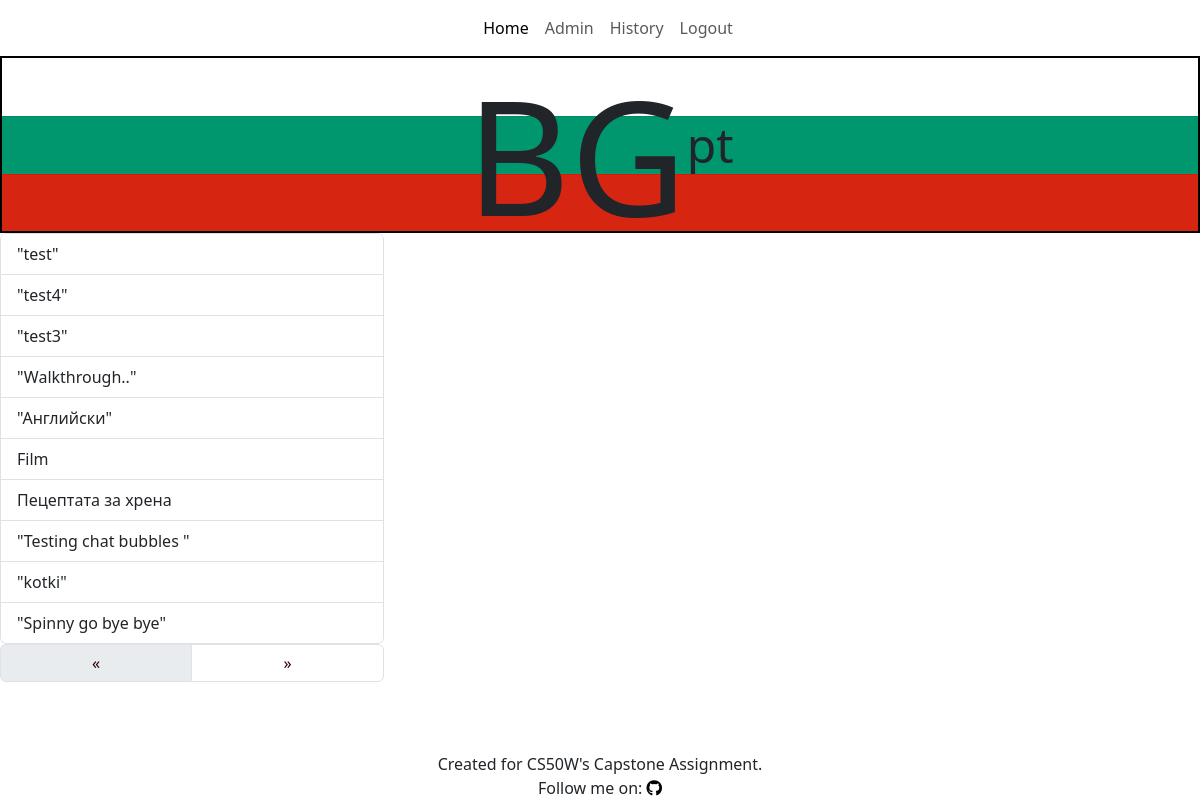
The page /history/2 (signed in) on the database its author committed.
### BGpt/models.py (models this page shows)
class User(AbstractUser):
    pass

class Chat(models.Model):
    user = models.ForeignKey("User", on_delete=models.CASCADE, related_name="chatter")
    session = models.IntegerField()
    title = models.CharField(max_length=100)
    input = models.TextField(max_length=500)
    response = models.TextField(max_length=500)
    trans_resp = models.TextField(max_length=500)
    timestamp = models.DateTimeField(auto_now_add=True)

### BGpt/views.py (the view)
# urls.py: path("history/<int:user_id>", views.history_view, name="history"),
@login_required
def history_view(request, user_id):
    try:
        user = models.User.objects.get(pk=user_id)
    except models.User.DoesNotExist:
        raise PermissionDenied
    if request.user != user:
        raise PermissionDenied
    full_hist = utils.gather_hist(user_id)
    paginator = Paginator(full_hist, 10)
    page_num = request.GET.get("page")
    page_obj = paginator.get_page(page_num)
    return render(request, "BGpt/history.html", {
        "history": page_obj
    })

### BGpt/utils.py (called while the page is built)
def gather_hist(user_id):
        hist = models.Chat.objects.filter(user=user_id).order_by('-session', 'timestamp')
        rev_hist = []
        d_hist = set()
        for session, group in groupby(hist, lambda x: x.session):
            session_group = list(group)
            if session not in d_hist:
                d_hist.add(session)
                rev_hist.append(session_group)
        return(rev_hist)

### BGpt/templates/BGpt/history.html (shortened to what this page needs)
{% extends "BGpt/layout.html" %}
{% load static %}
{% block body %}
<div id="bgpt-logo-cont">
    <h1>B</h1>
    <h1>G</h1>
    <h3>p</h3>
    <h3>t</h3>
</div>
<div class="row">
    <div class="col-4 text-truncate">
        <ul class="list-group">
            {% for sessions in history %}
                {% for h in sessions %}
                    {% ifchanged %}
                    <a class="list-group-item" data-id="ch-{{ h.session }}" href="#chat-{{ h.session }}" role="tab" aria-controls="list-{{ h.session }}">
                        <li class="title-list" id="item-{{h.session}}" >{{ h.title }}</li>
                    </a>
                    {% endifchanged %}
                {% endfor %}
            {% endfor %}
        </ul>
        <nav aria-label="Page navigation">
            <ul class="pagination">
                {% if history.has_previous %}
                <li class="page-item"><a href="?page={{ history.previous_page_number }}" class="page-link">&laquo;</a></li>
                {% else %}
                <li class="page-item disabled"><a href="?page={{ history.next_page_number }}" class="page-link">&laquo;</a></li>
                {% endif %}
                {% if history.has_next %}
                <li class="page-item"><a href="?page={{ history.next_page_number }}" class="page-link">&raquo;</a></li>
                {% else %}
                <li class="page-item disabled"><a href="?page={{ history.previous_page_number }}" class="page-link">&raquo;</a></li>
                {% endif %}
            </ul>
        </nav>
    </div>
    <div class="col-8">
    </div>
</div>
</div>
{% endblock %}

### BGpt/templates/BGpt/layout.html (shortened to what this page needs)
{% load static %}
<!DOCTYPE html>
<html lang="en">
  <head>
      <link href="{% static 'BGpt/styles.css' %}" rel="stylesheet">
      <link href="https://cdn.jsdelivr.net/npm/bootstrap@5.3.0/dist/css/bootstrap.min.css" rel="stylesheet">
      <link rel="stylesheet" href="https://cdnjs.cloudflare.com/ajax/libs/font-awesome/6.4.0/css/all.min.css">
  </head>
  <body>
      <nav class="navbar navbar-expand-lg navbar-light bg-light2">
        <div class="container-fluid">
          <div class="collapse navbar-collapse" id="navbarNavAltMarkup">
            <div class="navbar-nav">
              <a class="nav-link active" aria-current="page" href="{% url 'index' %}">Home</a>
              {% if user.is_authenticated %}
              <a class="nav-link" href="{% url 'profile' user.id %}">{{ user.username | capfirst }}</a>
              <a class="nav-link" href="{% url 'history' user.id %}">History</a>
              <a class="nav-link" href="{% url 'logout' %}">Logout</a>
              {% else %}
              <a class="nav-link" href="{% url 'login' %}">Login</a>
              <a class="nav-link" href="{% url 'register' %}">Register</a>
              {% endif %}
            </div>
          </div>
        </div>
      </nav>
      <div class="body-cont">
        {% block body %}
        {% endblock %}
      <footer>
        <div>Created for CS50W's Capstone Assignment.</div>
        <div>Follow me on: <a href="https://github.com/dermotbg" target="_blank"><i class="fa-brands fa-github" style="color: #000000;"></i></i></a></div>
      </footer>
  </body>
</html>

### BGpt/static/BGpt/styles.css (style rules this page uses)
body { display: flex; flex-direction: column; min-height: 100vh; }
body .body-cont { flex: 1; }
body .col-8 { padding-top: 10px; }
body #bgpt-logo-cont { display: flex; flex-direction: row; justify-content: center; align-items: center; background-image: url(Flag.png); border: solid 2px black; }
body #bgpt-logo-cont h1 { font-size: 10rem; max-height: 165px; }
body #bgpt-logo-cont h3 { font-size: 3em; margin-bottom: 0; }
body .pagination { justify-content: center; text-decoration: none; }
body .pagination li { text-align: center; min-width: 50%; }
body .pagination .page-link { text-decoration: none; color: #2b0000; }
body .title-list { max-width: 100%; overflow: hidden; text-overflow: ellipsis; white-space: nowrap; list-style: none; }
body .list-group { overflow-y: auto; border: none; }
body .bg-light2 { background-color: white; border: none; box-shadow: none; }
#navbarNavAltMarkup { justify-content: center; padding: 0 5% 0 5%; }
footer { display: flex; flex-direction: column; justify-content: center; align-items: center; }
.navbar-light { box-shadow: 0 0 0 5px #0f4d32; }

### rows shown on the page
User: username "Admin"
Chat: title "\"test\""
Chat: title "\"test4\""
Chat: title "\"test3\""
Chat: title "\"Walkthrough..\""
Chat: title "\"Английски\""
Chat: title "Film"
Chat: title "Пецептата за хрена"
Chat: title "\"Testing chat bubbles \""
Chat: title "\"kotki\""
Chat: title "\"Spinny go bye bye\""
